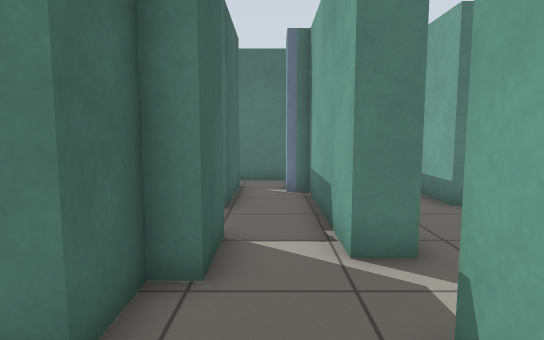
[1] (above)

17 first-person views from a walk through a world built for the Gazebo simulator. The camera is 0.93 m above the floor, tilts 6° down and sees 75° across. Floor lines are 1 m apart. The floor is counted in squares, 0.5 m on a side. Each view is taken from the middle of a square. On the plan, view 1 faces up. The plan holds only what a view shows up to about 18 squares ahead; the rest is blank.

[2]
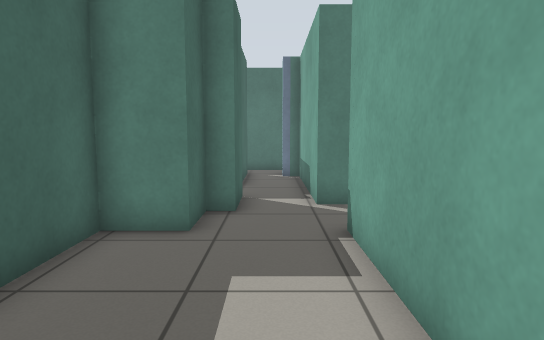

[3]
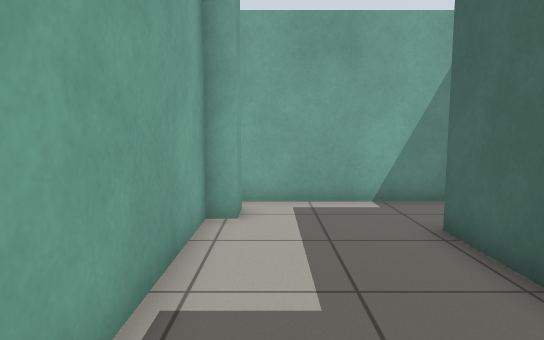

[4]
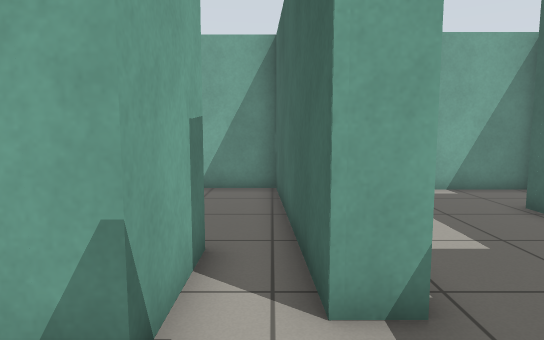

[5]
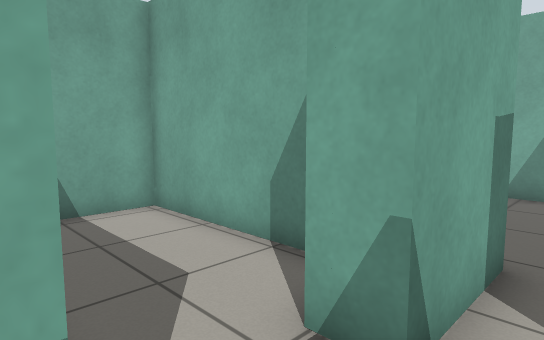

[6]
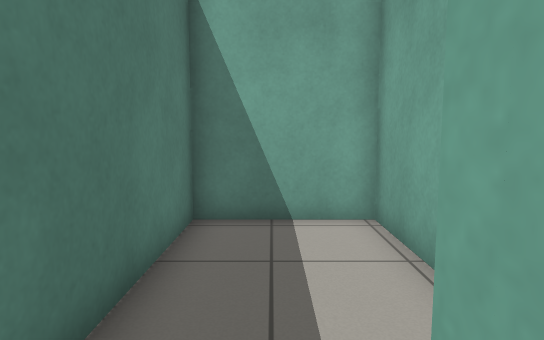

[7]
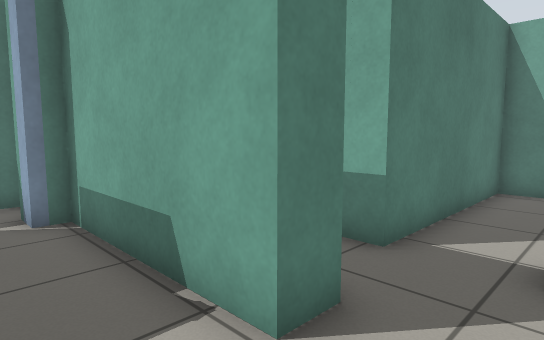

[8]
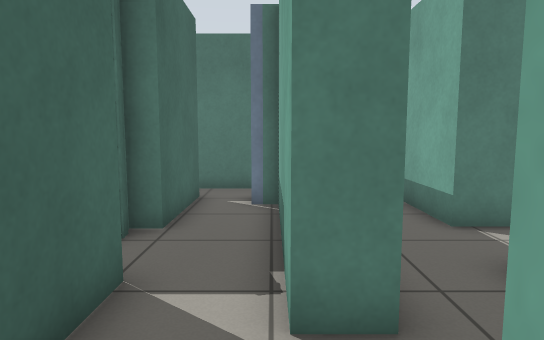

[9]
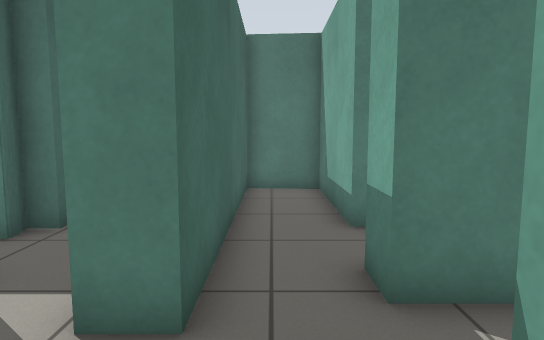

[10]
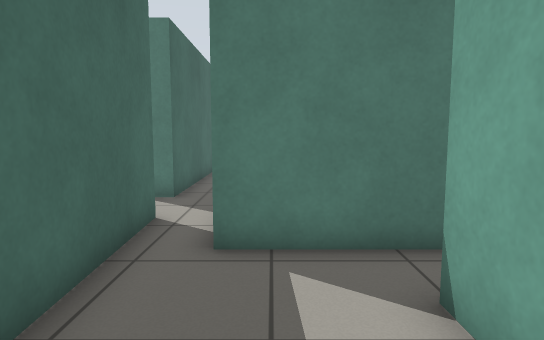

[11]
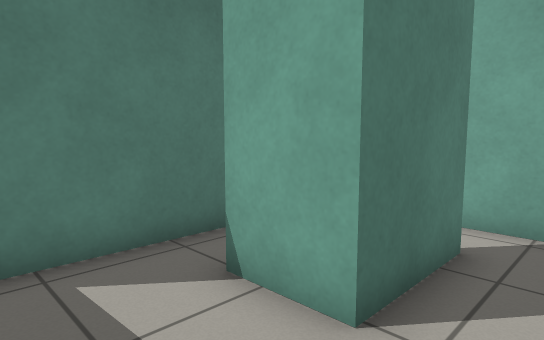

[12]
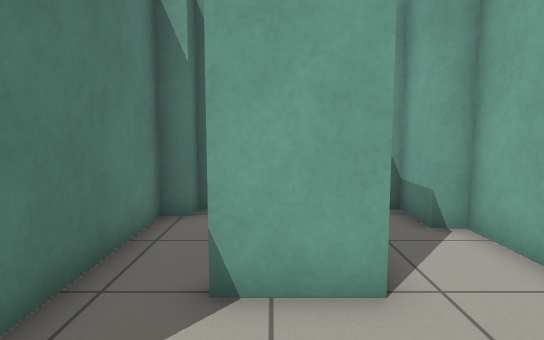

[13]
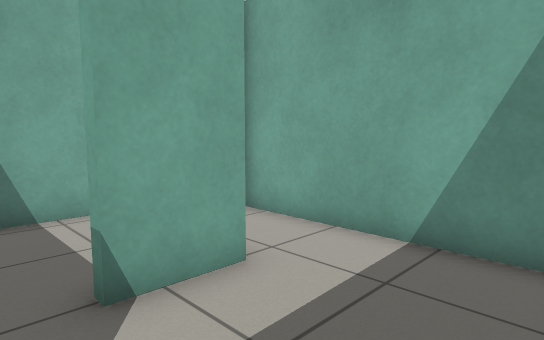

[14]
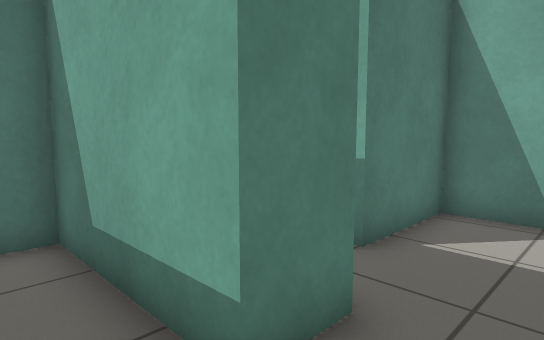

[15]
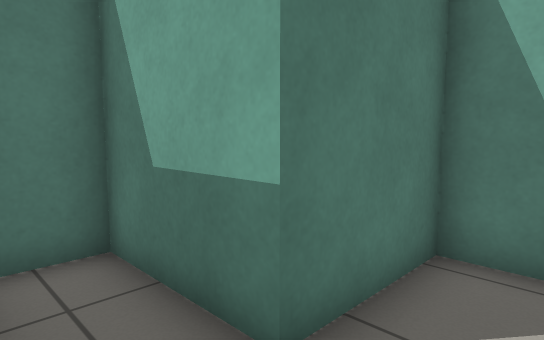

[16]
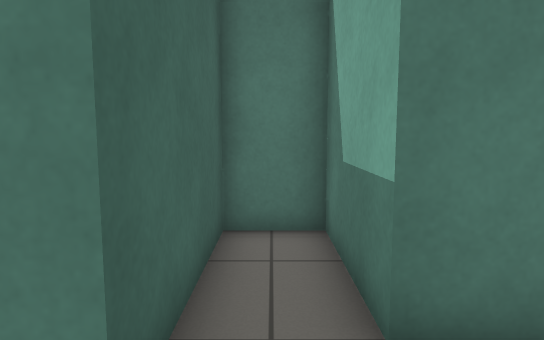

[17]
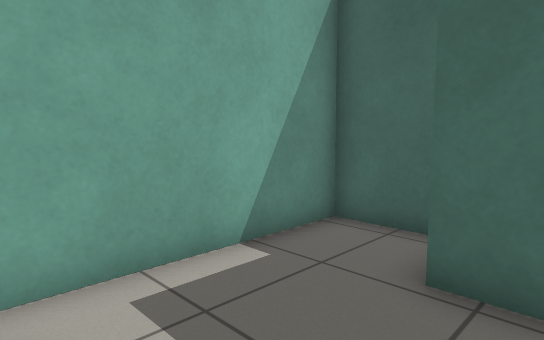

### Floor plan
Ten units are one square. View 1 is at (0, 0); x grows to the right and y downward. Boxes are objects, and circles mark ways between rooms. Rooms are numbered by the first view taken in them; rooms with no view inside come last. Other rooms are left out.
<svg viewBox="-60 -141 180 204">
<path fill="none" stroke="#000" d="M7 46 7 36 14 36 14 -26 24 -26M-55 34 -55 55 9 55M23 -51 12 -51 12 -66M-9 -64 -9 -43 -16 -43 -16 -26 -33 -26 -33 26M64 -18 115 -18 115 -57 43 -57 43 -68M41 -25 41 -35 51 -35M22 -66 23 -51M99 33 68 33 68 13 73 13M24 -26 29 58 98 58 98 51 115 51 115 2 108 2 108 -5 41 -5 41 -25M61 -89 46 -89 46 -136 19 -136 19 -125M19 -124 22 -66M115 -80 115 -99 80 -99 80 -136 61 -136 61 -89"/>
<circle cx="20" cy="-40" r="3" fill="#2a7"/>
<circle cx="30" cy="-15" r="3" fill="#2a7"/>
<circle cx="35" cy="-60" r="3" fill="#2a7"/>
<circle cx="55" cy="-75" r="3" fill="#2a7"/>
<text x="-10" y="10">1</text>
<text x="70" y="-40">2</text>
<text x="60" y="20">3</text>
<text x="40" y="-90">4</text>
<text x="90" y="-90">5</text>
</svg>
Room 1 opens to room 2. Room 2 opens to room 3. Room 2 opens to room 4. Room 4 opens to room 5.

Where each view was taken, in squares from view 1:
view 1: 0 up, 0 right, facing up
view 2: 4 down, 0 right, facing up
view 3: 4 up, 0 right, facing down
view 4: 6 up, 3 right, facing down
view 5: 6 up, 3 right, facing down-right
view 6: 4 up, 4 right, facing right
view 7: 3 up, 1 left, facing up-right
view 8: 2 up, 1 right, facing up
view 9: 2 up, 3 right, facing up
view 10: 5 down, 5 right, facing up
view 11: 5 down, 4 right, facing up-right
view 12: 2 down, 3 right, facing right
view 13: 0 up, 3 right, facing down-right
view 14: 7 up, 3 right, facing up-right
view 15: 8 up, 6 right, facing up-right
view 16: 7 up, 7 right, facing up
view 17: 1 down, 1 right, facing down-left
